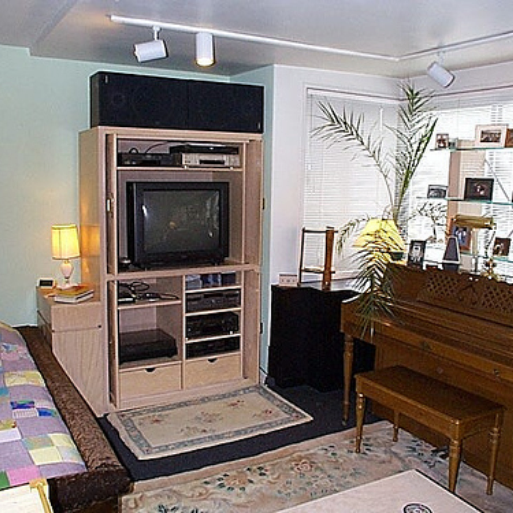
#> input picture test/186_image.png, 513 x 513 px, given in place of dark-zurich.png, which was not available
$ python sift.py
#> lines starting #> are read from the running program, lines starting #| are printed output that depends on the picture; pictures that were not available may be replaced by others from this repository, and a replacement may not be noted
import cv2
import matplotlib.pyplot as plt

img1 = cv2.imread('./dark-zurich.png')
#> img1 is the input picture: shape (513, 513, 3); mean B, G, R 118.3, 123.6, 134.4
img2 = cv2.imread('./dark-zurich-forkgan.png')
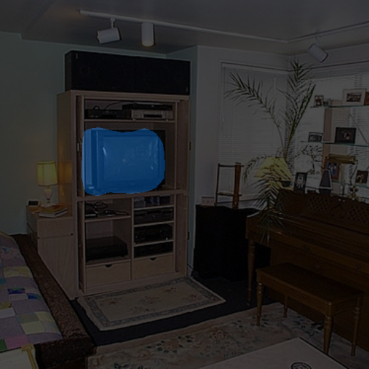
#> input picture test/186_overlay.png, 369 x 369 px, given in place of dark-zurich-forkgan.png, which was not available
#> img2 is the input picture: shape (369, 369, 3); mean B, G, R 38.5, 38.5, 40.1
img3 = cv2.imread('./dark-zurich-day.png')
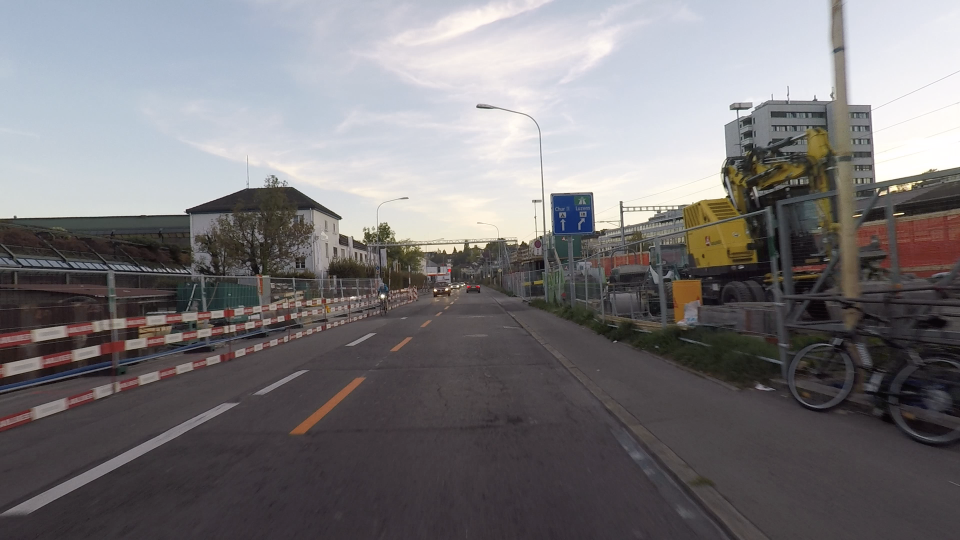
#> input picture test/dark-zurich-day.png, 1920 x 1080 px (shown at 1/2 size)
#> img3 is the input picture: shape (1080, 1920, 3); mean B, G, R 121.4, 119, 121.5

img1 = cv2.cvtColor(img1, cv2.COLOR_BGR2GRAY)
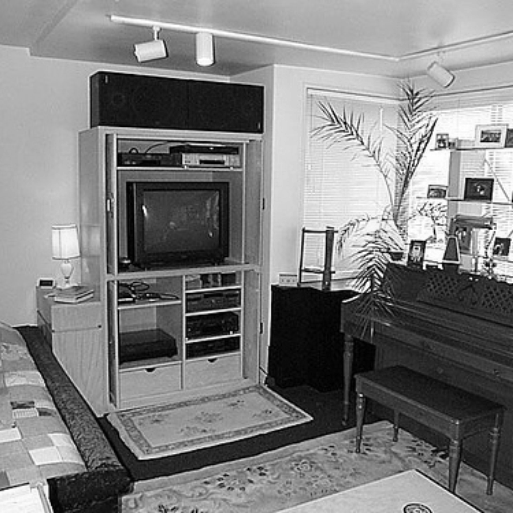
#> img1: shape (513, 513); min 0, max 255, mean 126.2
img2 = cv2.cvtColor(img2, cv2.COLOR_BGR2GRAY)
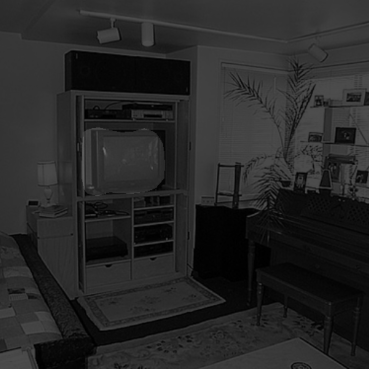
#> img2: shape (369, 369); min 0, max 109, mean 39
img3 = cv2.cvtColor(img3, cv2.COLOR_BGR2GRAY)
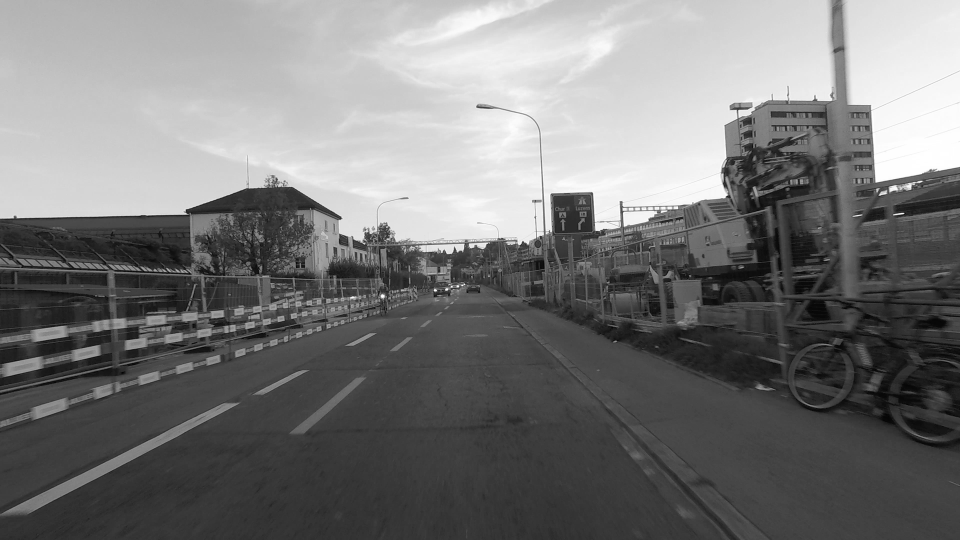
#> img3: shape (1080, 1920) (shown at 1/2 size); min 0, max 255, mean 120

sift = cv2.xfeatures2d.SIFT_create()

key1, desc1 = sift.detectAndCompute(img1, None)
#> key1 = 2417 keypoints; strongest (x, y, size): (440, 266, 2.8), (424, 268, 2.2), (490, 277, 1.9), (382, 275, 2.3)
key2, desc2 = sift.detectAndCompute(img2, None)
#> key2 = 239 keypoints; strongest (x, y, size): (317, 191, 2), (265, 204, 2.2), (313, 183, 9.2), (346, 135, 13.2)
key3, desc3 = sift.detectAndCompute(img3, None)
#> key3 = 5534 keypoints; strongest (x, y, size): (1806, 427, 2.5), (929, 568, 2.1), (893, 579, 3.7), (903, 573, 2.6)

bf = cv2.BFMatcher(cv2.NORM_L1, crossCheck=True)


daynight = bf.match(desc1, desc3)
#> daynight = 624 matches
daynight = sorted(daynight, key = lambda x: x.distance)

# filter matches using the Lowe's ratio test
ratio_threshold = 0.7
good_matches = []
#> (the run stopped early here; a loop or call above may not have finished)
